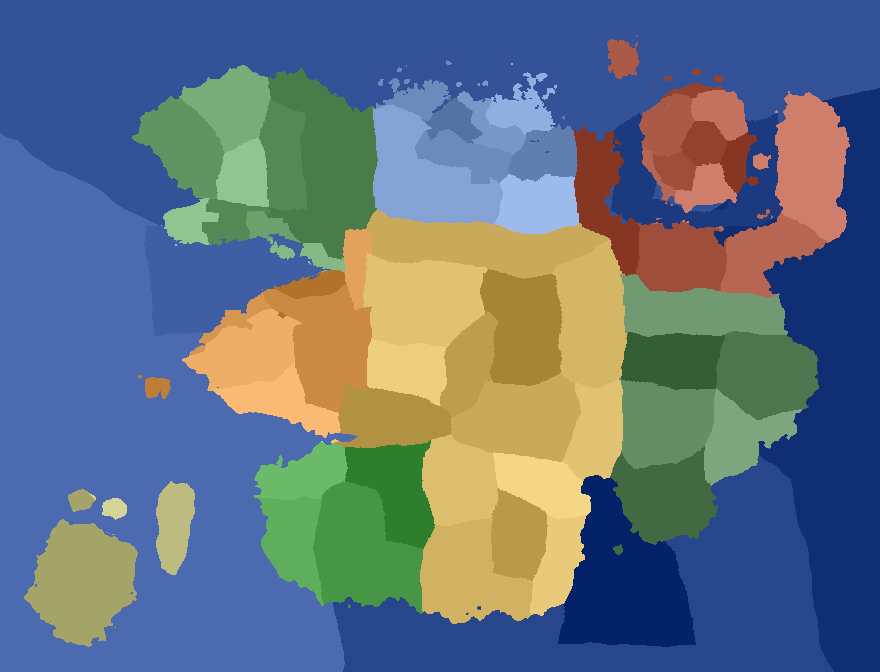
#> input picture mod/src/main/resources/nirncraft/tamriel/regions.png, 880 x 672 px
$ python reach_lint.py ../../mod/src/main/resources/nirncraft/tamriel/regions.png
#> lines starting #> are read from the running program, lines starting #| are printed output that depends on the picture; after the words box and inside, x2 and y2 are one past the last pixel; in counts of white or black regions, pixels touching at a corner belong together
"""Reachability lint: does a road or trail reach every place? No Minecraft, no world (a few seconds).

usage: py -3 -I tools/qa/reach_lint.py [--area whiterun|skyrim|all] [--top N] [--before] [--json out.json]
Prints a short summary, writes tools/qa/out/reach_lint.txt (every finding), exits 1 on errors.

The planned network is rebuilt offline by porting the rules of roads/RoadGraph.java (named roads from
nirncraft/roads/named_roads.json, the greedy spanner, group joins, farm lanes; landmasses from nirncraft/baked/landmass.bin)
and roads/WorldPlan.java (trails to destinations: TRAIL_RANGE, TRAIL_MIN, FOOTPATH_RANGE for tourist-grade places).
Links are straight segments here, the planner's routes wander a little around them, so ranges carry a ~10% slack, and
the terrain weights ignore ridges. --before lints with the trail rules of before the reach pass (no word walls, dragon
mounds or long footpaths). Keep the constants below in step with RoadGraph / WorldPlan.

Classes per place:
  settled   inside a settlement's footprint (a temple, a keep, a district...)
  on-road   within ON_ROAD blocks of a road (no trail needed)
  trail     a trail/footpath is (or will be) planned from the nearest road point
  isolated  nothing reaches it: farther than its range from every road, or a type that gets no trail
Errors: a settlement not connected to the capital network of its landmass; a settlement with no road at all.
"""
import heapq
import json
import math
import os
import struct
import sys
import time
import zlib
from collections import defaultdict

import numpy as np
from PIL import Image

ROOT = os.path.abspath(os.path.join(os.path.dirname(os.path.abspath(__file__)), "..", ".."))
RES = os.path.join(ROOT, "mod", "src", "main", "resources", "nirncraft")
MAPDIR = os.path.join(RES, "tamriel")
PLACES = os.path.join(MAPDIR, "places")
OUT = os.path.join(ROOT, "tools", "qa", "out", "reach_lint.txt")

# ---- constants mirrored from the Java planner
STRETCH = 1.45
MAJOR_LINK, FARM_LINK, MINOR_LINK = 4600, 1600, 2400
DEFAULT_BRIDGE = 64
CELL, MIN_X, MIN_Z = 32, -15360, -5120
TRAIL_RANGE = 300          # WorldPlan.TRAIL_RANGE: ordinary trail destinations
TRAIL_MIN = 20             # right beside a road: no trail
ON_ROAD = 24
FOOTPATH_RANGE = 900       # tourist-grade destinations farther than TRAIL_RANGE get a long footpath (WorldPlan.FOOTPATH_RANGE)
SLACK = 1.10               # straight link vs the A* route

SETTLE = {"capital", "city", "town", "village", "farm"}
TRAIL_BASE = {"dungeon_fixed", "fort", "standing_stone", "daedric_shrine", "landmark"}   # before the reach pass
TRAIL_TYPES = TRAIL_BASE | {"word_wall", "dragon_mound"}                               # RoadGraph.isTrailDestination
# RoadGraph.isTourist: dungeon / landmark variants worth a long footpath
TOURIST_VARIANTS = {"altar", "monument", "stones", "ruin", "keep", "barrow", "nordic_ruin", "moon_temple", "dwemer_ruin",
                    "ayleid_ruin", "velothi_tomb", "xanmeer", "daedric_ruin", "tower", "mage_tower", "watchtower",
                    "lighthouse", "dragon_lair", "imperial_crypt", "yokudan_tomb", "orc_ruin", "giant_camp",
                    "fort_mage", "fort_vampire", "oblivion_gate", "pass", "peak", "waterfall", "sixth_house_base",
                    "crystal_vault", "tree_tomb", "breton_crypt", "ice_cave",
                    # every story dungeon is meant to be found (RoadGraph.TOURIST_VARIANTS): lairs, dens and camps too
                    "den", "troll_cave", "smuggler_cave", "skeever_cave", "spider_cave", "spriggan_cave", "falmer_cave",
                    "bandit_cave", "forsworn_cave", "necromancer_lair", "vampire_lair", "hagraven_lair", "mine",
                    "bandit_camp", "forsworn_camp", "imperial_camp", "stormcloak_camp", "forsworn_tower",
                    "nordic_tower", "cave", "cabin", "grove", "bleak_falls_barrow", "great_lift",
                    "kolskeggr_mine", "egg_mine", "ysgramors_tomb", "akaviri_fort", "coral_pit", "fort",
                    "breton_keep_ruin", "mzark"}
MINOR_LANDMARKS = {"island", "district"}

AREAS = {  # name -> (x0, z0, x1, z1) block box, Whiterun = 0,0 (north = -Z)
    "whiterun": (-1500, -1100, 1500, 1400),
    "skyrim": (-3300, -2600, 3000, 2000),
}


# [10 lines left out: function load_places, not called in this run]


class Map:
    def __init__(self):
        self.reg = np.array(Image.open(os.path.join(MAPDIR, "regions.png")))
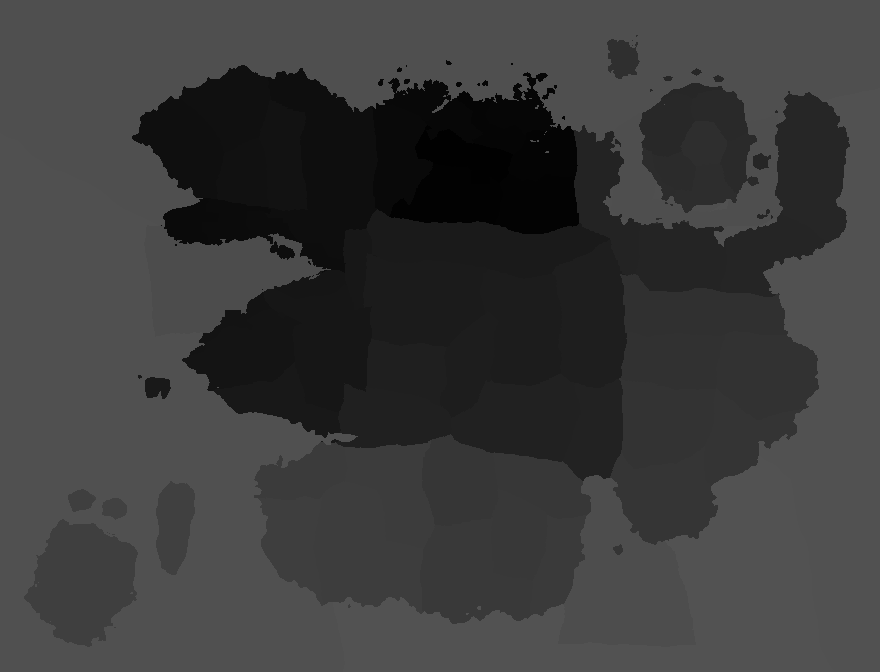
#> self.reg: shape (672, 880); min 1, max 82, mean 59.1
        self.elev = np.array(Image.open(os.path.join(MAPDIR, "elevation.png"))).astype(np.float32) / 32 - 64
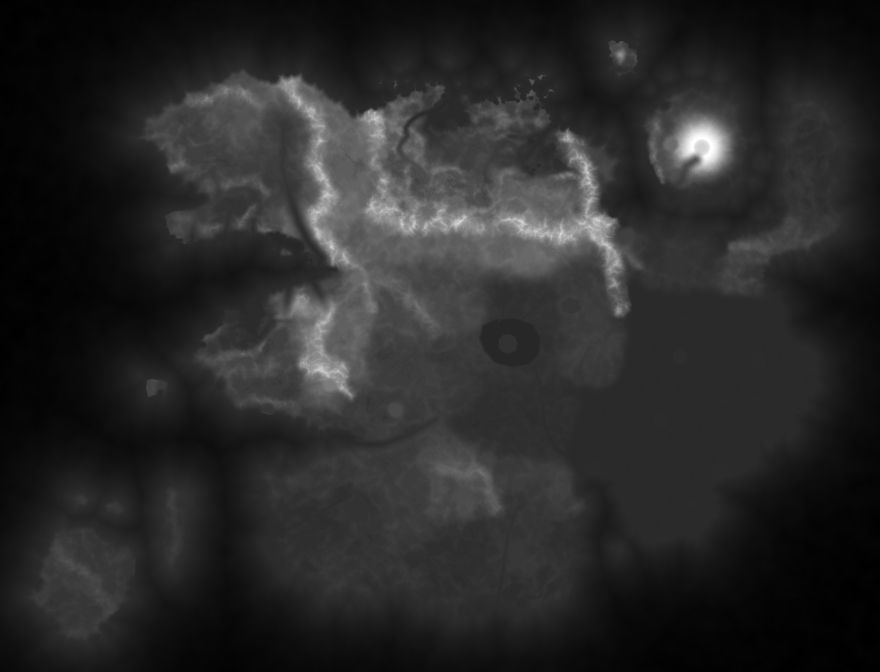
#> input picture mod/src/main/resources/nirncraft/tamriel/elevation.png, 880 x 672 px
        self.coast = np.array(Image.open(os.path.join(MAPDIR, "coast.png"))).astype(np.float32) - 32768
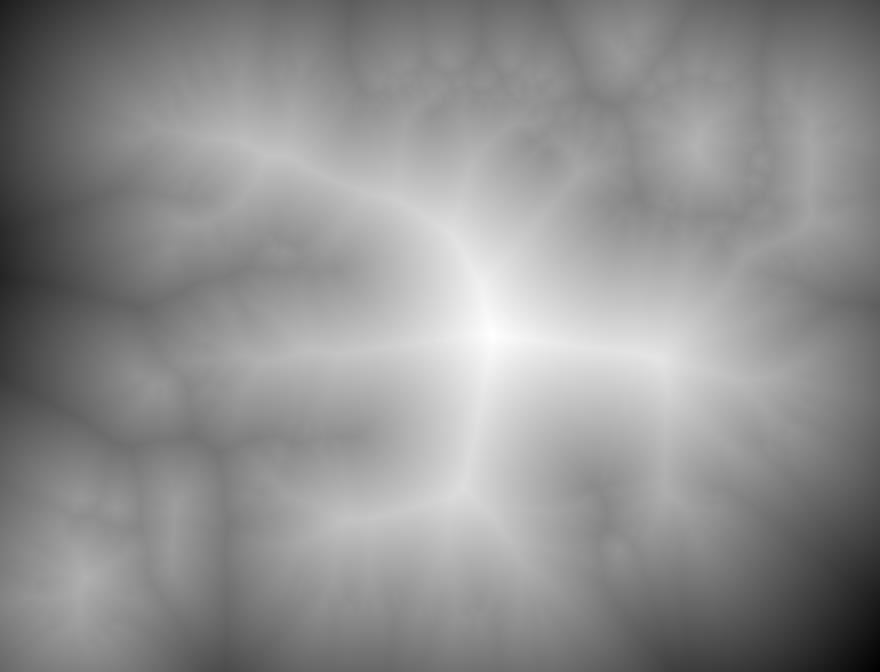
#> input picture mod/src/main/resources/nirncraft/tamriel/coast.png, 880 x 672 px
        feat = np.array(Image.open(os.path.join(MAPDIR, "features.png")).convert("RGBA"))
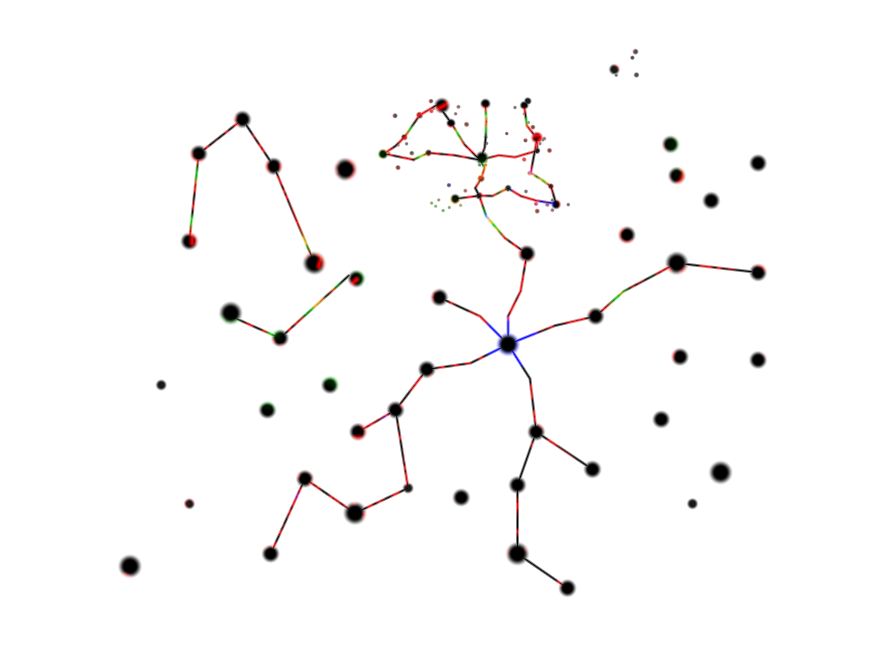
#> input picture mod/src/main/resources/nirncraft/tamriel/features.png, 880 x 672 px
#> feat is the input picture: shape (672, 880, 4); mean R, G, B, A 35.7, 11.5, 1.9, 5.4
        self.lake = (feat[..., 2].astype(np.float32) - 128) * 0.5
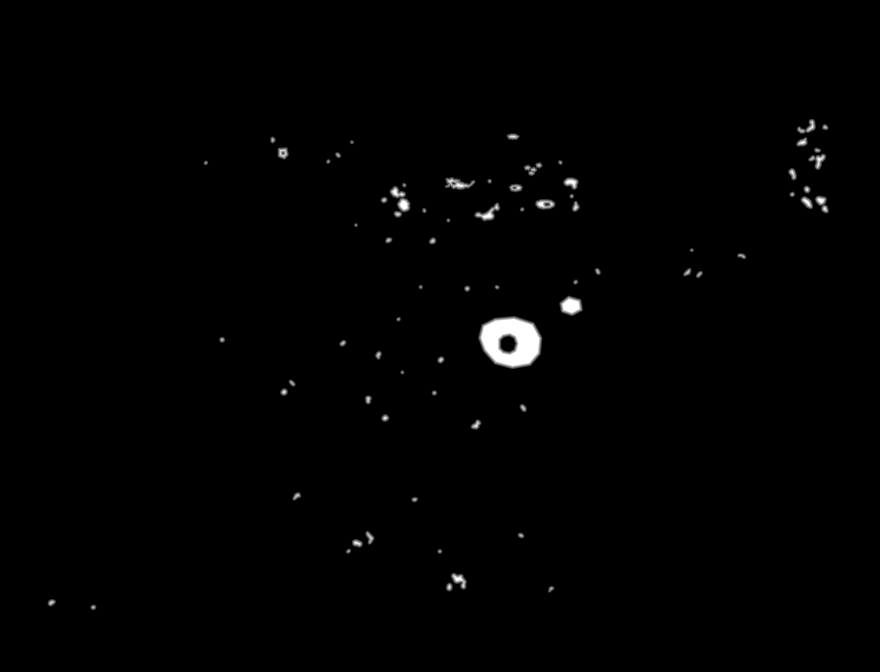
#> self.lake: shape (672, 880) float32; min -64, max 63.5, mean -63.1; drawn with min black and max white
        self.H, self.W = self.reg.shape
#> self.H = 672; self.W = 880
        self.max_x, self.max_z = MIN_X + self.W * CELL, MIN_Z + self.H * CELL
#> self.max_x = 12800; self.max_z = 16384
        self.wet = (self.reg == 0) | (self.coast < 0) | (self.lake > 0)
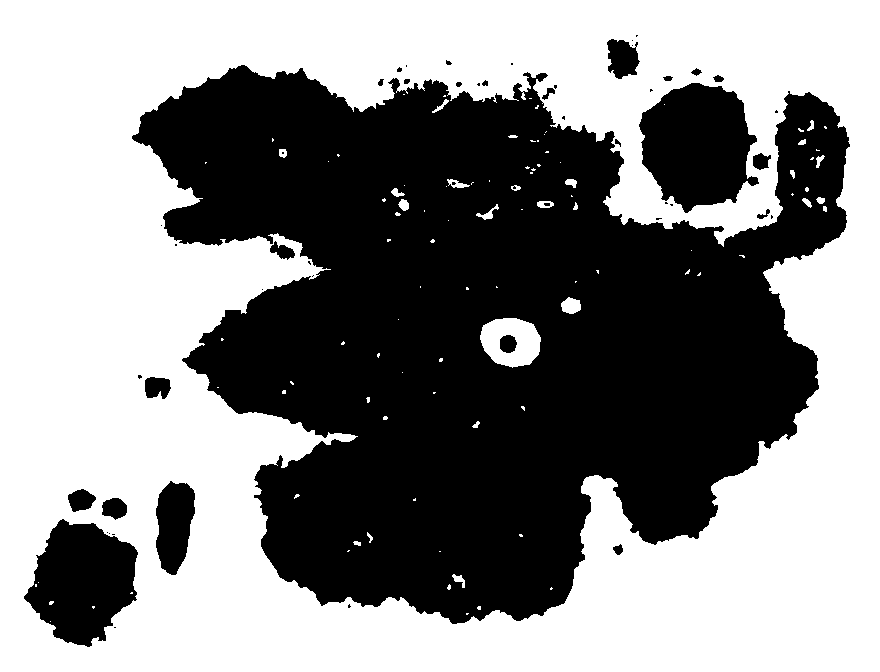
#> self.wet: shape (672, 880) bool; 54% white; 52 black regions (29 under 20 px), largest, box (x1, y1, x2, y2) and area: (132, 65, 850, 624) 245207, (639, 83, 759, 213) 11031, (24, 519, 138, 647) 9674
#> (the run stopped early here; a loop or call above may not have finished)
